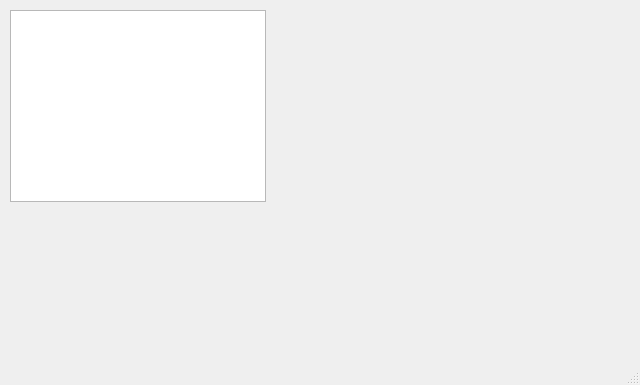
<?xml version="1.0" encoding="UTF-8"?>
<ui version="4.0">
 <class>MainWindow</class>
 <widget class="QMainWindow" name="MainWindow">
  <property name="geometry">
   <rect>
    <x>0</x>
    <y>0</y>
    <width>640</width>
    <height>385</height>
   </rect>
  </property>
  <property name="windowTitle">
   <string>MainWindow</string>
  </property>
  <widget class="QWidget" name="centralwidget">
   <widget class="QGraphicsView" name="mainView">
    <property name="geometry">
     <rect>
      <x>10</x>
      <y>10</y>
      <width>256</width>
      <height>192</height>
     </rect>
    </property>
    <property name="interactive">
     <bool>true</bool>
    </property>
    <property name="resizeAnchor">
     <enum>QGraphicsView::NoAnchor</enum>
    </property>
   </widget>
  </widget>
  <widget class="QMenuBar" name="menubar">
   <property name="geometry">
    <rect>
     <x>0</x>
     <y>0</y>
     <width>640</width>
     <height>21</height>
    </rect>
   </property>
  </widget>
  <widget class="QStatusBar" name="statusbar"/>
 </widget>
 <resources/>
 <connections/>
</ui>
